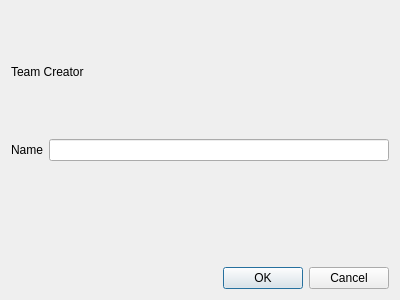
<?xml version="1.0" encoding="UTF-8"?>
<ui version="4.0">
 <class>TeamCreator</class>
 <widget class="QWidget" name="TeamCreator">
  <property name="geometry">
   <rect>
    <x>0</x>
    <y>0</y>
    <width>400</width>
    <height>300</height>
   </rect>
  </property>
  <property name="windowTitle">
   <string>Form</string>
  </property>
  <layout class="QVBoxLayout" name="verticalLayout">
   <item>
    <widget class="QLabel" name="label">
     <property name="text">
      <string>Team Creator</string>
     </property>
    </widget>
   </item>
   <item>
    <layout class="QFormLayout" name="formLayout">
     <item row="0" column="0">
      <widget class="QLabel" name="label_2">
       <property name="text">
        <string>Name</string>
       </property>
      </widget>
     </item>
     <item row="0" column="1">
      <widget class="QLineEdit" name="lineEdit"/>
     </item>
    </layout>
   </item>
   <item>
    <widget class="QDialogButtonBox" name="buttonBox">
     <property name="standardButtons">
      <set>QDialogButtonBox::Cancel|QDialogButtonBox::Ok</set>
     </property>
    </widget>
   </item>
  </layout>
 </widget>
 <resources/>
 <connections/>
</ui>
